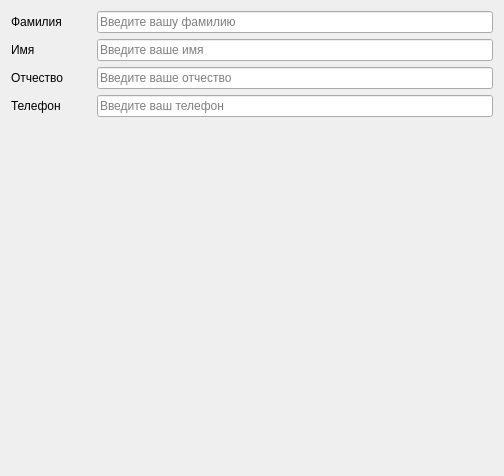
                <widget class="QWidget" name="page_3">
                 <property name="geometry">
                  <rect>
                   <x>0</x>
                   <y>0</y>
                   <width>504</width>
                   <height>476</height>
                  </rect>
                 </property>
                 <attribute name="label">
                  <string>QlineEdit</string>
                 </attribute>
                 <layout class="QVBoxLayout" name="verticalLayout_6">
                  <item>
                   <layout class="QHBoxLayout" name="horizontalLayout_8">
                    <item>
                     <widget class="QLabel" name="label_3">
                      <property name="minimumSize">
                       <size>
                        <width>80</width>
                        <height>0</height>
                       </size>
                      </property>
                      <property name="text">
                       <string>Фамилия</string>
                      </property>
                     </widget>
                    </item>
                    <item>
                     <widget class="QLineEdit" name="lineEdit_3">
                      <property name="text">
                       <string/>
                      </property>
                      <property name="placeholderText">
                       <string>Введите вашу фамилию</string>
                      </property>
                     </widget>
                    </item>
                   </layout>
                  </item>
                  <item>
                   <layout class="QHBoxLayout" name="horizontalLayout_4">
                    <item>
                     <widget class="QLabel" name="label">
                      <property name="minimumSize">
                       <size>
                        <width>80</width>
                        <height>0</height>
                       </size>
                      </property>
                      <property name="text">
                       <string>Имя</string>
                      </property>
                     </widget>
                    </item>
                    <item>
                     <widget class="QLineEdit" name="lineEdit">
                      <property name="text">
                       <string/>
                      </property>
                      <property name="placeholderText">
                       <string>Введите ваше имя</string>
                      </property>
                     </widget>
                    </item>
                   </layout>
                  </item>
                  <item>
                   <layout class="QHBoxLayout" name="horizontalLayout_9">
                    <item>
                     <widget class="QLabel" name="label_4">
                      <property name="minimumSize">
                       <size>
                        <width>80</width>
                        <height>0</height>
                       </size>
                      </property>
                      <property name="text">
                       <string>Отчество</string>
                      </property>
                     </widget>
                    </item>
                    <item>
                     <widget class="QLineEdit" name="lineEdit_4">
                      <property name="placeholderText">
                       <string>Введите ваше отчество</string>
                      </property>
                     </widget>
                    </item>
                   </layout>
                  </item>
                  <item>
                   <layout class="QHBoxLayout" name="horizontalLayout_10">
                    <item>
                     <widget class="QLabel" name="label_5">
                      <property name="minimumSize">
                       <size>
                        <width>80</width>
                        <height>0</height>
                       </size>
                      </property>
                      <property name="text">
                       <string>Телефон</string>
                      </property>
                     </widget>
                    </item>
                    <item>
                     <widget class="QLineEdit" name="lineEdit_5">
                      <property name="text">
                       <string/>
                      </property>
                      <property name="placeholderText">
                       <string>Введите ваш телефон</string>
                      </property>
                     </widget>
                    </item>
                   </layout>
                  </item>
                  <item>
                   <spacer name="verticalSpacer">
                    <property name="orientation">
                     <enum>Qt::Vertical</enum>
                    </property>
                    <property name="sizeHint" stdset="0">
                     <size>
                      <width>20</width>
                      <height>241</height>
                     </size>
                    </property>
                   </spacer>
                  </item>
                 </layout>
                </widget>
